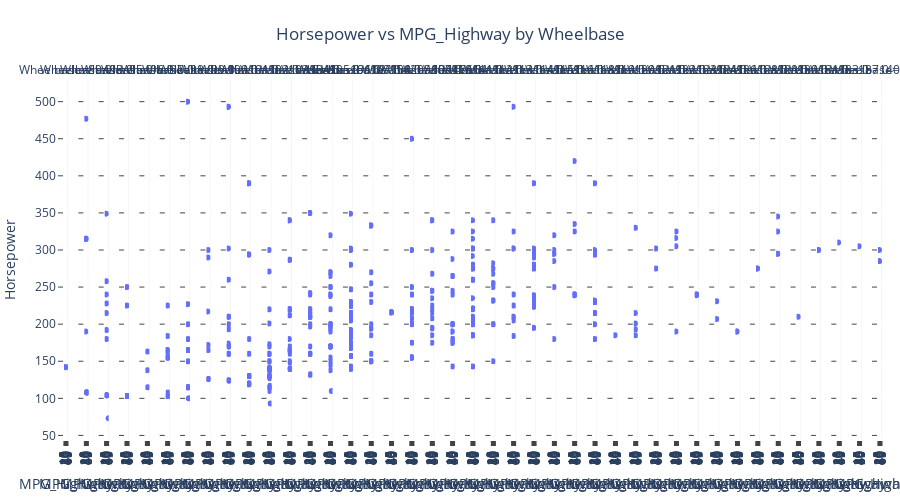

Notebook code for this chart:
### Code cell
fig = px.scatter(df.sort_values(by='Wheelbase', ascending=True), x="MPG_Highway", y="Horsepower", facet_col="Wheelbase", 
                 hover_data=['Model','Cylinders'])
fig.update_xaxes(fixedrange=True)

fig.update_layout(title='Horsepower vs MPG_Highway by Wheelbase', title_x=0.5, yaxis=dict(gridcolor='rgb(255, 255, 255)',gridwidth=3), 
                  plot_bgcolor='rgb(243, 243, 243)', margin=dict(l=10,r=10,b=50,t=80),
                  height=500, width=900, showlegend=False)

fig.update_xaxes(ticks="outside", rangemode="tozero", nticks=15, tickangle=-90)
fig.update_yaxes(ticks="outside", nticks=20)

fig.show()
